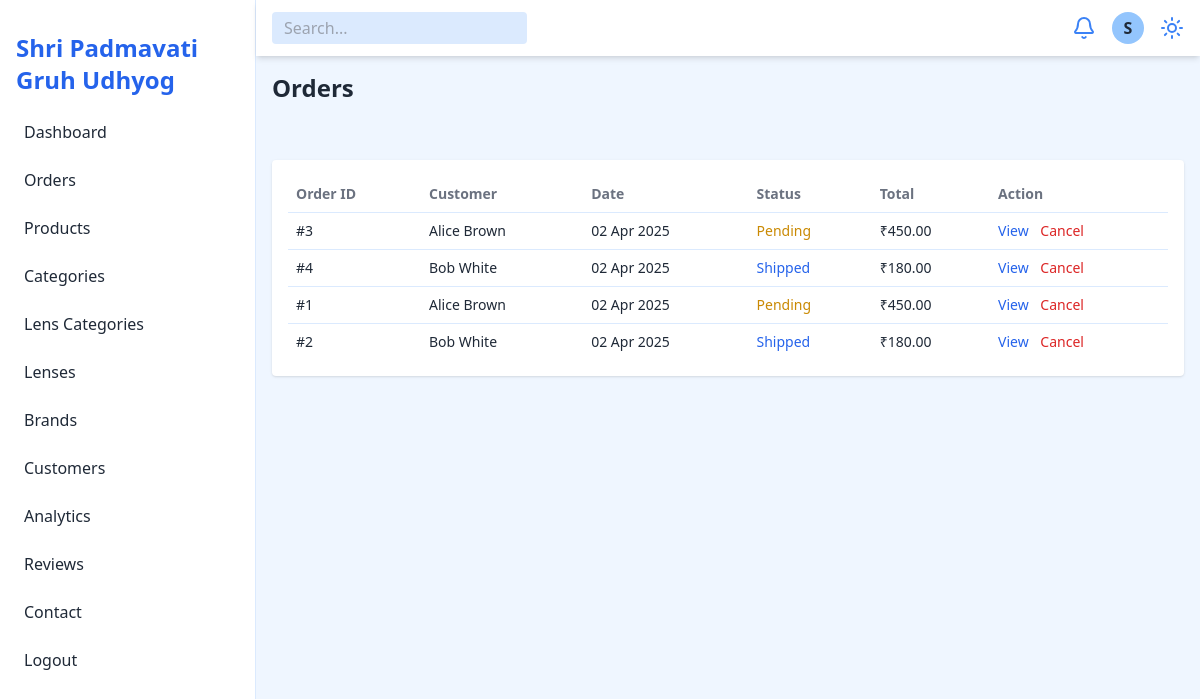
The app's page /admin/order.php (signed in), older data.
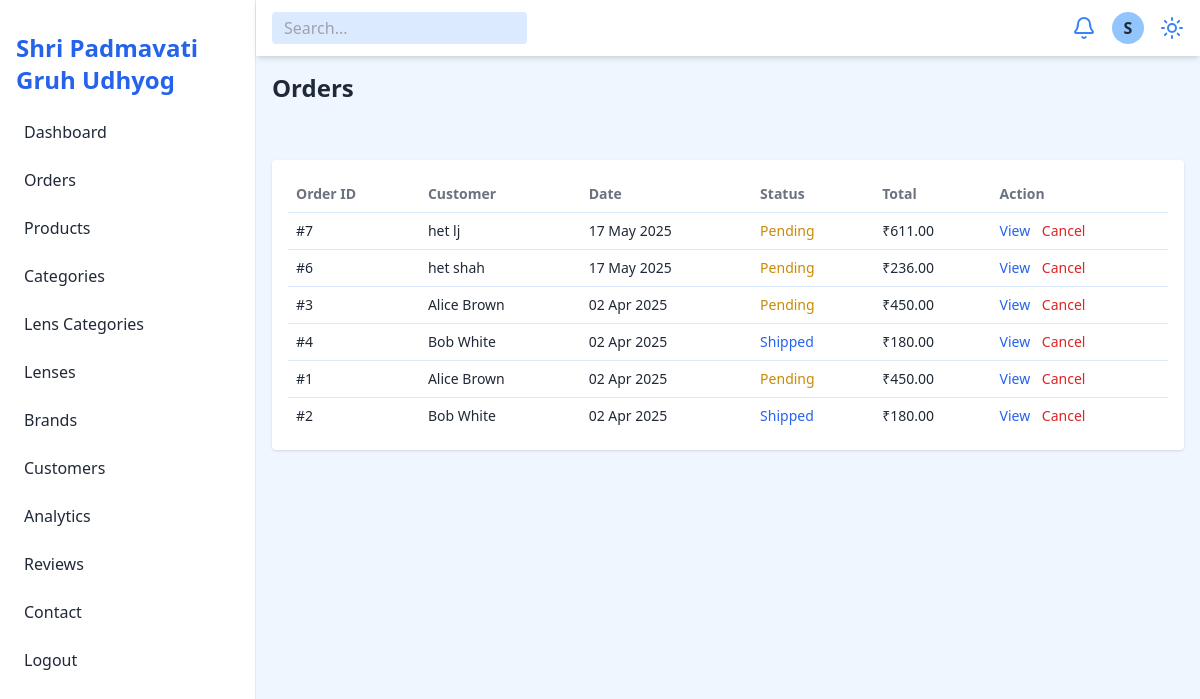
The same page, newer data.
### tables this page shows
CREATE TABLE `orders` (
  `order_id` int(11) NOT NULL,
  `user_id` int(11) DEFAULT NULL,
  `total_price` decimal(10,2) NOT NULL,
  `status` enum('pending','shipped','delivered','cancelled') NOT NULL DEFAULT 'pending',
  `created_at` timestamp NOT NULL DEFAULT current_timestamp(),
  `order_note` text DEFAULT NULL
);

CREATE TABLE `user` (
  `user_id` int(11) NOT NULL,
  `name` varchar(255) NOT NULL,
  `email` varchar(255) NOT NULL,
  `password` varchar(255) NOT NULL,
  `phone` varchar(15) NOT NULL,
  `address` text NOT NULL,
  `zip_code` varchar(10) NOT NULL,
  `created_at` timestamp NOT NULL DEFAULT current_timestamp(),
  `city` varchar(100) DEFAULT NULL,
  `state` varchar(100) DEFAULT NULL,
  `country` varchar(100) DEFAULT 'India'
);

### admin/order.php (the view, shortened to what this page needs)
<!DOCTYPE html>
<html lang="en">
<head>
  <?php include 'include/header.php'; ?>
</head>
<body class="bg-blue-50 text-gray-800 dark:bg-gray-900 dark:text-gray-100">
  <div class="flex h-screen overflow-hidden">
    <?php include 'include/navbar.php'; ?>
    <div class="flex-1 flex flex-col">
      <header class="flex justify-between items-center bg-white dark:bg-gray-800 px-4 py-3 shadow-md">
        <input type="text" placeholder="Search..." class="px-3 py-1 rounded bg-blue-100 dark:bg-gray-700">
        <div class="flex items-center space-x-4">
          <button class="text-blue-500 dark:text-blue-300"><i data-lucide="bell"></i></button>
          <div class="w-8 h-8 bg-blue-300 dark:bg-gray-600 rounded-full flex items-center justify-center font-bold">S</div>
          <button id="theme-toggle" class="text-blue-500 dark:text-blue-300" title="Toggle Theme">
            <i data-lucide="sun"></i>
          </button>
        </div>
      </header>
      <main class="p-4 space-y-6 overflow-auto grid grid-cols-1 gap-4">
        <h2 class="text-2xl font-semibold mb-4">Orders</h2>
        <div class="bg-white dark:bg-gray-800 p-4 rounded shadow">
          <div class="overflow-x-auto">
            <table class="min-w-full text-left text-sm block md:table">
              <thead>
                <tr class="text-gray-500 dark:text-gray-300">
                  <th class="p-2">Order ID</th>
                  <th class="p-2">Customer</th>
                  <th class="p-2">Date</th>
                  <th class="p-2">Status</th>
                  <th class="p-2">Total</th>
                  <th class="p-2">Action</th>
                </tr>
              </thead>
              <tbody id="ordersTableBody">
                <?php
                $sql = "SELECT
            o.order_id,
            u.name AS customer_name,
            o.created_at,
            o.status,
            o.total_price
        FROM orders o
        LEFT JOIN user u ON o.user_id = u.user_id
        ORDER BY o.created_at DESC";
                $result = mysqli_query($conn, $sql);
                if (mysqli_num_rows($result) > 0) {
                  while ($row = mysqli_fetch_assoc($result)) {
                    $orderDate = date("d M Y", strtotime($row['created_at']));
                    $statusClass = match (strtolower($row['status'])) {
                      'completed', 'delivered' => 'text-green-600',
                      'pending' => 'text-yellow-600',
                      'cancelled' => 'text-red-600',
                      'shipped' => 'text-blue-600',
                      default => 'text-gray-600',
                    };
                    echo "<tr class='border-t border-blue-100 dark:border-gray-700'>
            <td class='p-2'>#{$row['order_id']}</td>
            <td class='p-2'>" . htmlspecialchars($row['customer_name']) . "</td>
            <td class='p-2'>{$orderDate}</td>
            <td class='p-2 {$statusClass}'>" . ucfirst($row['status']) . "</td>
            <td class='p-2'>₹" . number_format($row['total_price'], 2) . "</td>
            <td class='p-2 space-x-2'>
              <a href='view-order.php?order_id={$row['order_id']}' class='text-blue-600 hover:underline'>View</a>
              <button class='text-red-600 hover:underline'>Cancel</button>
            </td>
          </tr>";
                  }
                } else {
                  echo "<tr><td colspan='6' class='p-2 text-center'>No orders found.</td></tr>";
                }
                ?>
              </tbody>
            </table>
          </div>
        </div>
      </main>
    </div>
  </div>
</body>
</html>

Row changes from the older to the newer data that the page shows:
added orders: order_id "7", user.name "het lj", created_at "17 May 2025", status "Pending", total_price "611.00"
added orders: order_id "6", user.name "het shah", created_at "17 May 2025", status "Pending", total_price "236.00"
